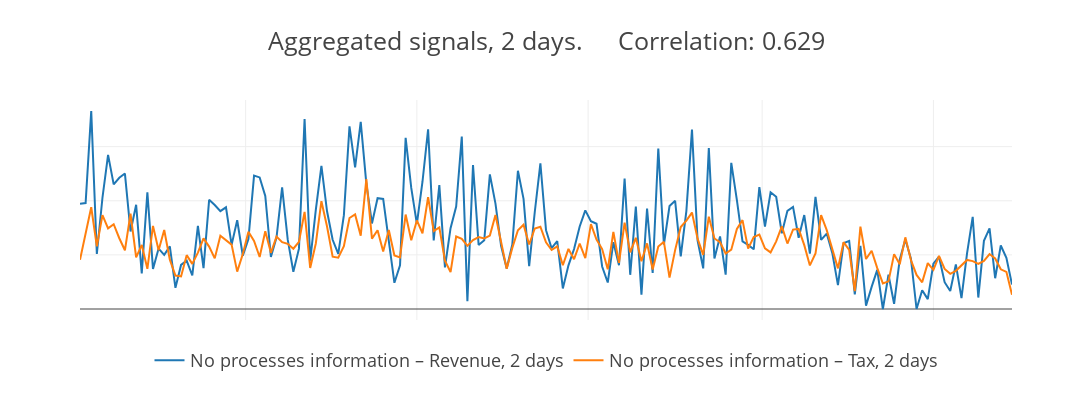
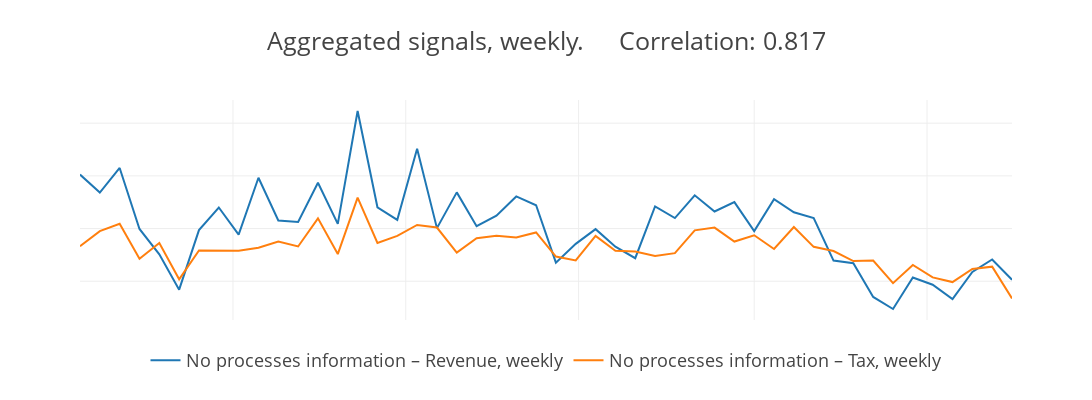
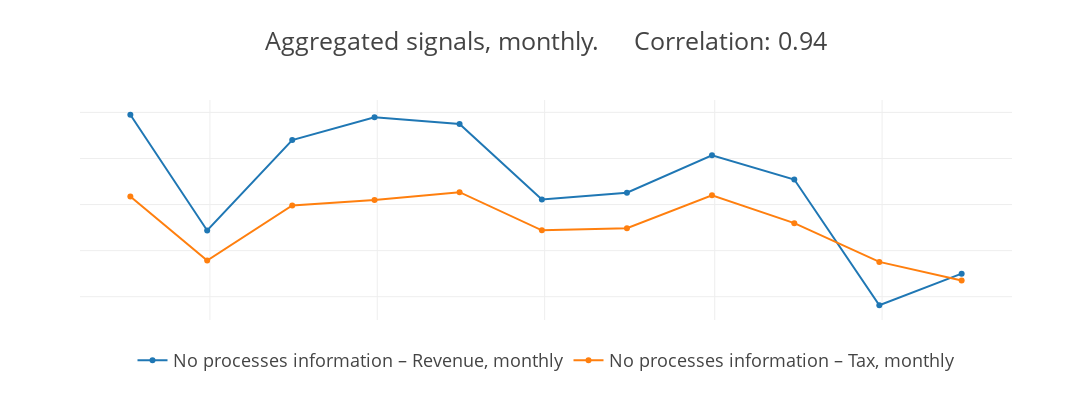
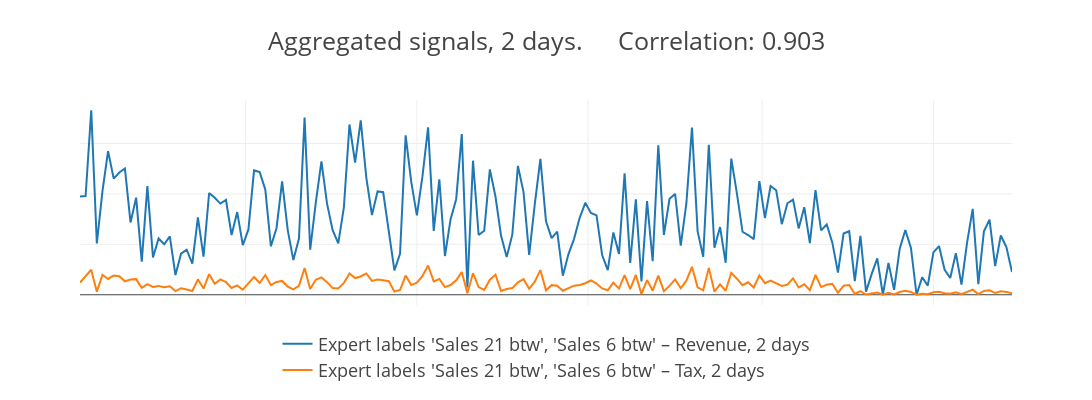

Source (notebook cell) for these figures, in order:
### Markdown cell above
# Your experiments with relationship

1. Start from CD model, where we do not use processes info -> `"select": ["ALL"]`
2. Then move to model based on the GroundTruth
3. And finally, use predicted labels

### Code cell
Relationship_name = "Tax"
TAX_REVENUE_DF = pd.DataFrame() # Empty DataFrame to store results
# CD Model query
CURENT_QUERY = [{"select": ["ALL"], 
                              "_with": {"FA_Name": "Revenue"}}, 
                                {"select": ["ALL"], "_with": {"FA_Name": "Tax"}}]
for agg_period in ["2D", "W", "M"]:
    cur_result = constructSignals_v2(df_all, query=CURENT_QUERY, 
                                 on="label", agg_period=agg_period, 
                title=f"{IMAGE_FOLDER}/CD_Model_Tax-Revenue_{agg_period}_",
                metric="RMSE")
    TAX_REVENUE_DF = TAX_REVENUE_DF.append(cur_result.assign(Model="CD Model", agg_period=agg_period))
    
# Repeat the same for expert labels
# Expert Model query
CURENT_QUERY = [{"select": ["Sales 21 btw", "Sales 6 btw"], 
                              "_with": {"FA_Name": "Revenue"}}, 
                                {"select": ["Sales 21 btw", "Sales 6 btw"], "_with": {"FA_Name": "Tax"}}]
for agg_period in ["2D", "W", "M"]:
    cur_result = constructSignals_v2(df_all, query=CURENT_QUERY, 
                                 on="GroundTruth", agg_period=agg_period, 
                title=f"{IMAGE_FOLDER}/expertFSN_Tax-Revenue_{agg_period}_",
                metric="RMSE")
    TAX_REVENUE_DF = TAX_REVENUE_DF.append(cur_result.assign(Model="Expert labels FSN Model", agg_period=agg_period))
    
# And predicted labels
# CD Model query
CURENT_QUERY = [{"select": [5, 10], 
                              "_with": {"FA_Name": "Revenue"}}, 
                                {"select": [5, 10], "_with": {"FA_Name": "Tax"}}]
for agg_period in ["2D", "W", "M"]:
    cur_result = constructSignals_v2(df_all, query=CURENT_QUERY, 
                                 on="label", agg_period=agg_period, 
                title=f"{IMAGE_FOLDER}/aFSN_Tax-Revenue_{agg_period}_",
                metric="RMSE")
    TAX_REVENUE_DF = TAX_REVENUE_DF.append(cur_result.assign(Model="Predicted labels FSN Model", agg_period=agg_period))
    
# Store scores to file
TAX_REVENUE_DF.groupby(["Model", "agg_period"]).apply(evaluate_model).to_excel(f"{IMAGE_FOLDER}/Scores_for_{Relationship_name}.xlsx")

### Figure 1 — Plotly figure (JSON) as saved in the notebook; plotly's stock layout.template omitted (floating-point values rounded to 4 significant figures; data arrays with more than 128 entries replaced by an {"elided": "..."} marker saying what was removed)
{"data": [{"name": "No processes information – Revenue, 2 days", "type": "scatter", "uid": "853ee669-ae39-4fb4-83c7-4cbaff25f8e0", "x": {"elided": "167 str values"}, "y": {"elided": "167 int values"}}, {"name": "No processes information – Tax, 2 days", "type": "scatter", "uid": "50b87827-c054-4252-b8d9-69abd772c3e8", "x": {"elided": "167 str values"}, "y": {"elided": "167 float values"}}], "layout": {"font": {"size": 18}, "height": 400, "hovermode": "closest", "legend": {"font": {"size": 18}, "orientation": "h", "x": 0.5, "xanchor": "center", "y": -0.1}, "showlegend": true, "title": {"text": "Aggregated signals, 2 days.     Correlation: 0.629"}, "width": 1200, "xaxis": {"showticklabels": false}, "yaxis": {"showticklabels": false}}}

### Figure 2 — Plotly figure (JSON) as saved in the notebook; plotly's stock layout.template omitted (floating-point values rounded to 4 significant figures)
{"data": [{"name": "No processes information – Revenue, weekly", "type": "scatter", "uid": "ada39695-0646-4e4a-9bdf-60f8686c87ff", "x": ["2019-01-06", "2019-01-13", "2019-01-20", "2019-01-27", "2019-02-03", "2019-02-10", "2019-02-17", "2019-02-24", "2019-03-03", "2019-03-10", "2019-03-17", "2019-03-24", "2019-03-31", "2019-04-07", "2019-04-14", "2019-04-21", "2019-04-28", "2019-05-05", "2019-05-12", "2019-05-19", "2019-05-26", "2019-06-02", "2019-06-09", "2019-06-16", "2019-06-23", "2019-06-30", "2019-07-07", "2019-07-14", "2019-07-21", "2019-07-28", "2019-08-04", "2019-08-11", "2019-08-18", "2019-08-25", "2019-09-01", "2019-09-08", "2019-09-15", "2019-09-22", "2019-09-29", "2019-10-06", "2019-10-13", "2019-10-20", "2019-10-27", "2019-11-03", "2019-11-10", "2019-11-17", "2019-11-24", "2019-12-01"], "y": [15125, 13421, 15749, 9960, 7550, 4197, 9856, 11996, 9429, 14820, 10770, 10632, 14349, 10448, 21159, 12020, 10824, 17576, 10041, 13434, 10227, 11222, 13047, 12212, 6765, 8547, 9944, 8283, 7185, 12104, 10994, 13154, 11618, 12507, 9762, 12793, 11545, 10993, 6960, 6705, 3507, 2363, 5348, 4668, 3305, 5875, 7064, 5141]}, {"name": "No processes information – Tax, weekly", "type": "scatter", "uid": "370029e2-972c-4359-b90b-d8ab298104f4", "x": ["2019-01-06", "2019-01-13", "2019-01-20", "2019-01-27", "2019-02-03", "2019-02-10", "2019-02-17", "2019-02-24", "2019-03-03", "2019-03-10", "2019-03-17", "2019-03-24", "2019-03-31", "2019-04-07", "2019-04-14", "2019-04-21", "2019-04-28", "2019-05-05", "2019-05-12", "2019-05-19", "2019-05-26", "2019-06-02", "2019-06-09", "2019-06-16", "2019-06-23", "2019-06-30", "2019-07-07", "2019-07-14", "2019-07-21", "2019-07-28", "2019-08-04", "2019-08-11", "2019-08-18", "2019-08-25", "2019-09-01", "2019-09-08", "2019-09-15", "2019-09-22", "2019-09-29", "2019-10-06", "2019-10-13", "2019-10-20", "2019-10-27", "2019-11-03", "2019-11-10", "2019-11-17", "2019-11-24", "2019-12-01"], "y": [8319.0, 9757.0, 10460.0, 7125.0, 8623.0, 5187.0, 7917.0, 7901.0, 7886.0, 8177.0, 8770.0, 8300.0, 10970.0, 7579.0, 12940.0, 8632.0, 9304.0, 10340.0, 10090.0, 7711.0, 9074.0, 9310.0, 9142.0, 9632.0, 7341.0, 6975.0, 9306.0, 7886.0, 7814.0, 7385.0, 7663.0, 9827.0, 10090.0, 8764.0, 9366.0, 8061.0, 10150.0, 8264.0, 7863.0, 6910.0, 6963.0, 4819.0, 6548.0, 5364.0, 4919.0, 6167.0, 6382.0, 3371.0]}], "layout": {"font": {"size": 18}, "height": 400, "hovermode": "closest", "legend": {"font": {"size": 18}, "orientation": "h", "x": 0.5, "xanchor": "center", "y": -0.1}, "showlegend": true, "title": {"text": "Aggregated signals, weekly.     Correlation: 0.817"}, "width": 1200, "xaxis": {"showticklabels": false}, "yaxis": {"showticklabels": false}}}

### Figure 3 — Plotly figure (JSON) as saved in the notebook; plotly's stock layout.template omitted (floating-point values rounded to 4 significant figures)
{"data": [{"name": "No processes information – Revenue, monthly", "type": "scatter", "uid": "de9b59ac-cb8e-4b95-a666-3566ca59d6d6", "x": ["2019-01-31", "2019-02-28", "2019-03-31", "2019-04-30", "2019-05-31", "2019-06-30", "2019-07-31", "2019-08-31", "2019-09-30", "2019-10-31", "2019-11-30"], "y": [59490, 34363, 54001, 58925, 57483, 41114, 42565, 50678, 45436, 18145, 24994]}, {"name": "No processes information – Tax, monthly", "type": "scatter", "uid": "942cadf7-777d-4eaf-bbf2-54eba0a8b50e", "x": ["2019-01-31", "2019-02-28", "2019-03-31", "2019-04-30", "2019-05-31", "2019-06-30", "2019-07-31", "2019-08-31", "2019-09-30", "2019-10-31", "2019-11-30"], "y": [41760.0, 27830.0, 39790.0, 40990.0, 42680.0, 34400.0, 34850.0, 41990.0, 35960.0, 27560.0, 23520.0]}], "layout": {"font": {"size": 18}, "height": 400, "hovermode": "closest", "legend": {"font": {"size": 18}, "orientation": "h", "x": 0.5, "xanchor": "center", "y": -0.1}, "showlegend": true, "title": {"text": "Aggregated signals, monthly.     Correlation: 0.94"}, "width": 1200, "xaxis": {"showticklabels": false}, "yaxis": {"showticklabels": false}}}

### Figure 4 — Plotly figure (JSON) as saved in the notebook; plotly's stock layout.template omitted (floating-point values rounded to 4 significant figures; data arrays with more than 128 entries replaced by an {"elided": "..."} marker saying what was removed)
{"data": [{"name": "Expert labels 'Sales 21 btw', 'Sales 6 btw' – Revenue, 2 days", "type": "scatter", "uid": "45ea35f0-752f-494a-9708-c44aeccc3fcd", "x": {"elided": "167 str values"}, "y": {"elided": "167 int values"}}, {"name": "Expert labels 'Sales 21 btw', 'Sales 6 btw' – Tax, 2 days", "type": "scatter", "uid": "9e06112f-1c45-4ed8-988c-16835aa24582", "x": {"elided": "167 str values"}, "y": {"elided": "167 float values"}}], "layout": {"font": {"size": 18}, "height": 400, "hovermode": "closest", "legend": {"font": {"size": 18}, "orientation": "h", "x": 0.5, "xanchor": "center", "y": -0.1}, "showlegend": true, "title": {"text": "Aggregated signals, 2 days.     Correlation: 0.903"}, "width": 1200, "xaxis": {"showticklabels": false}, "yaxis": {"showticklabels": false}}}
